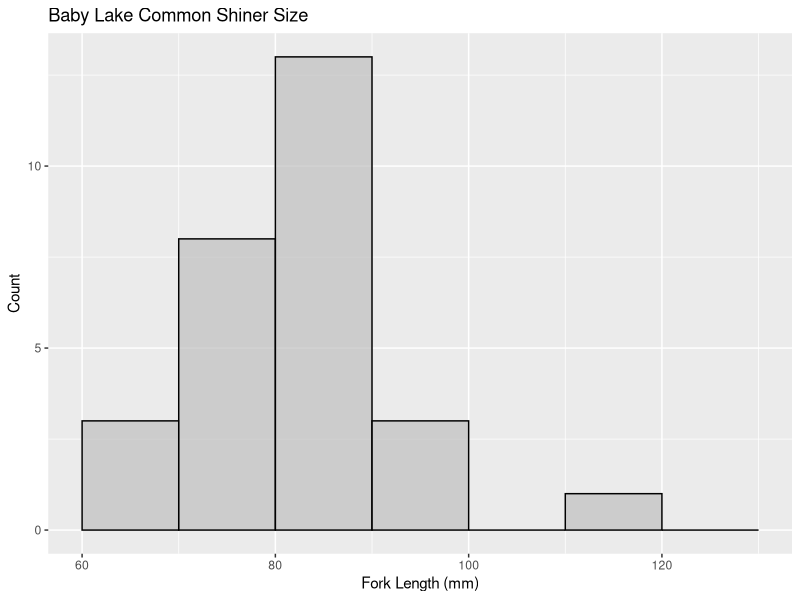
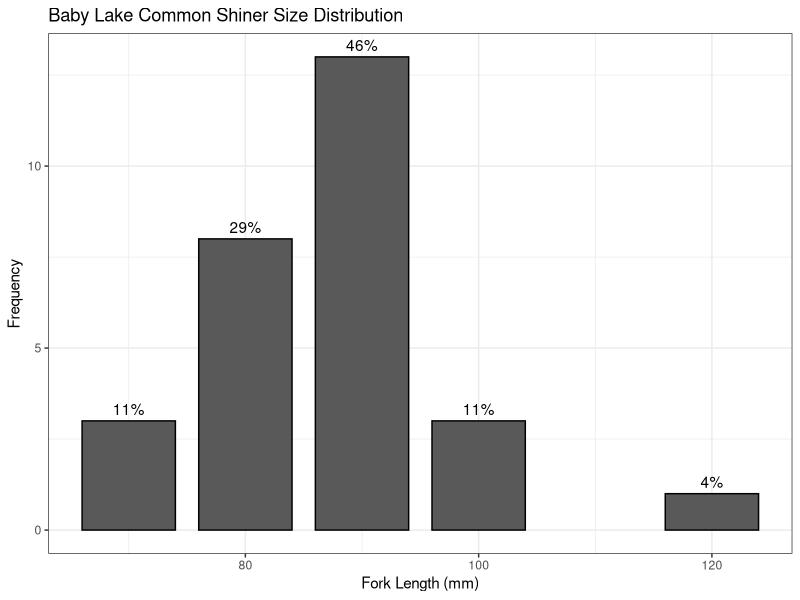
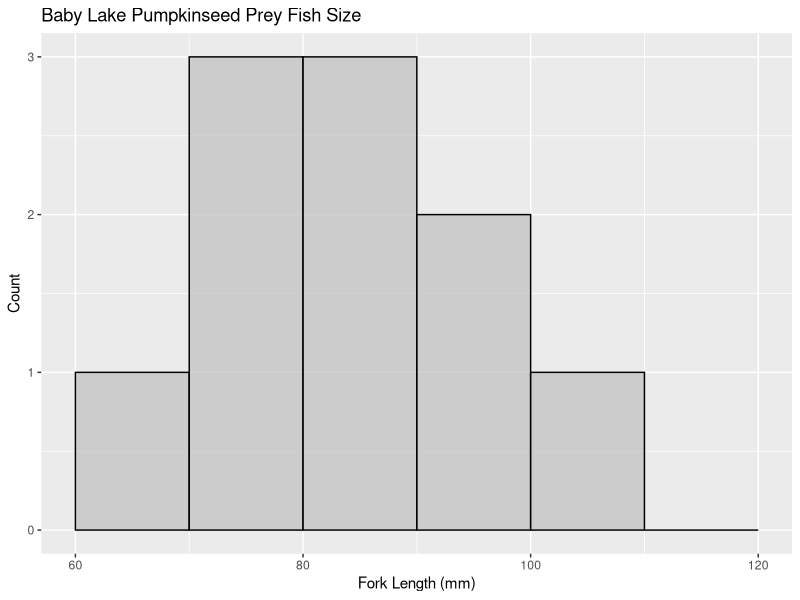
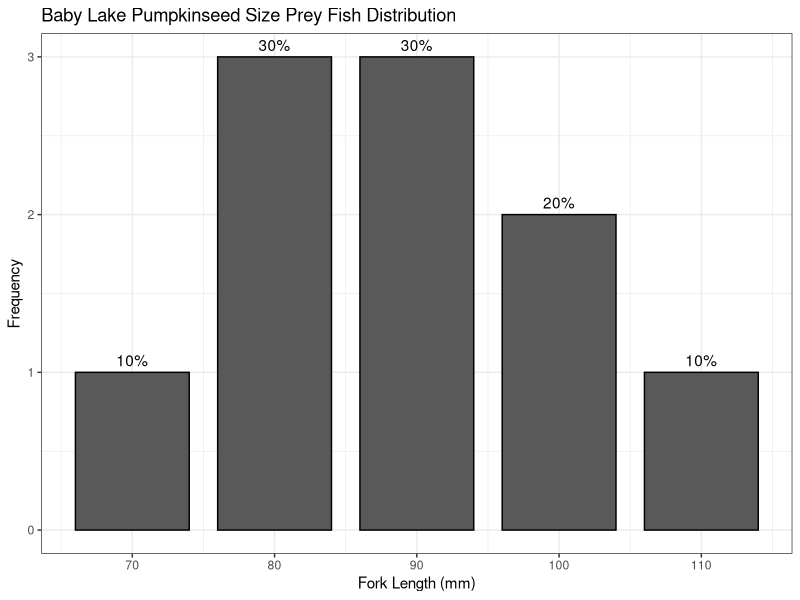
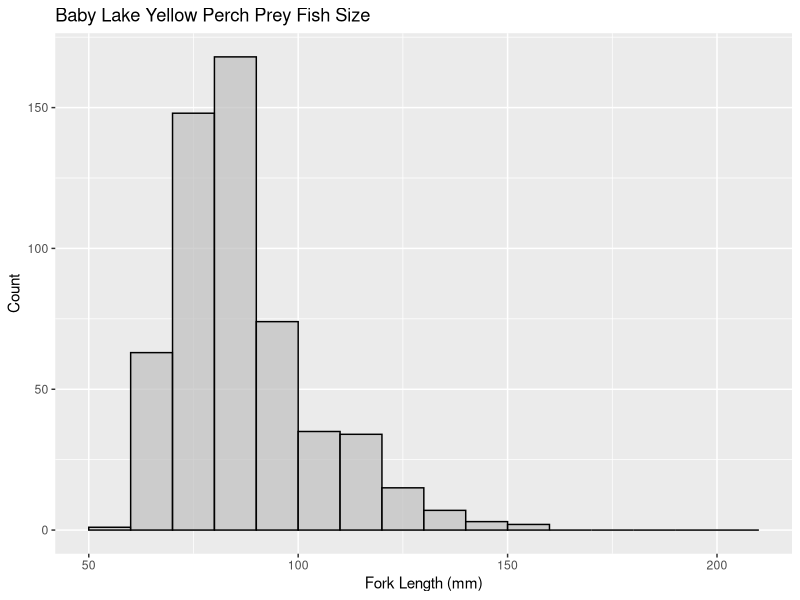
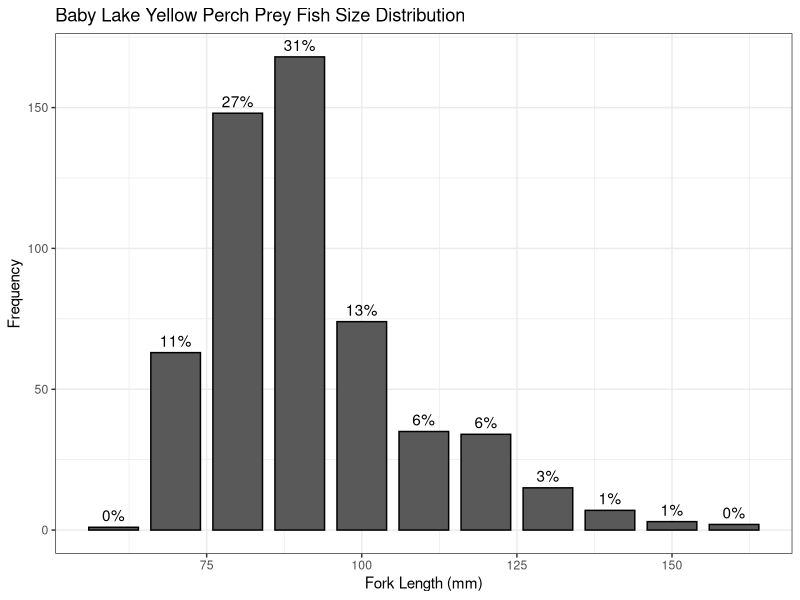
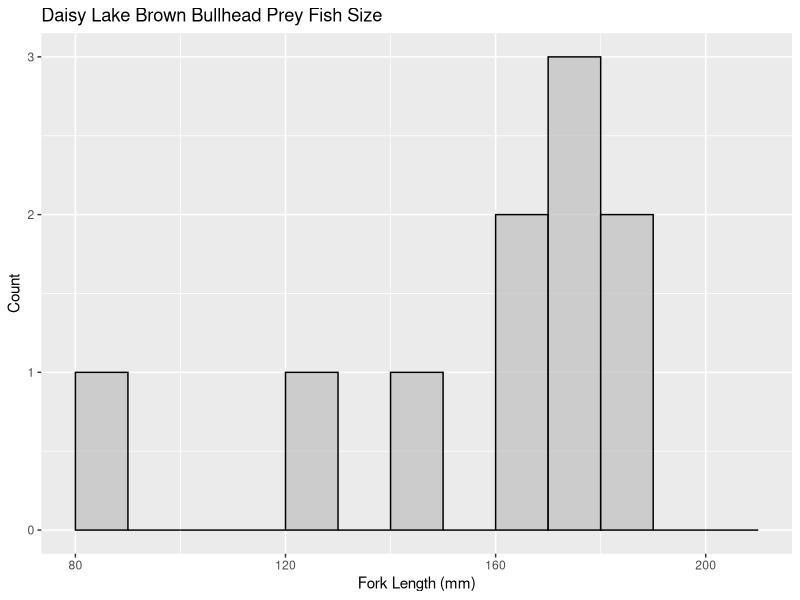
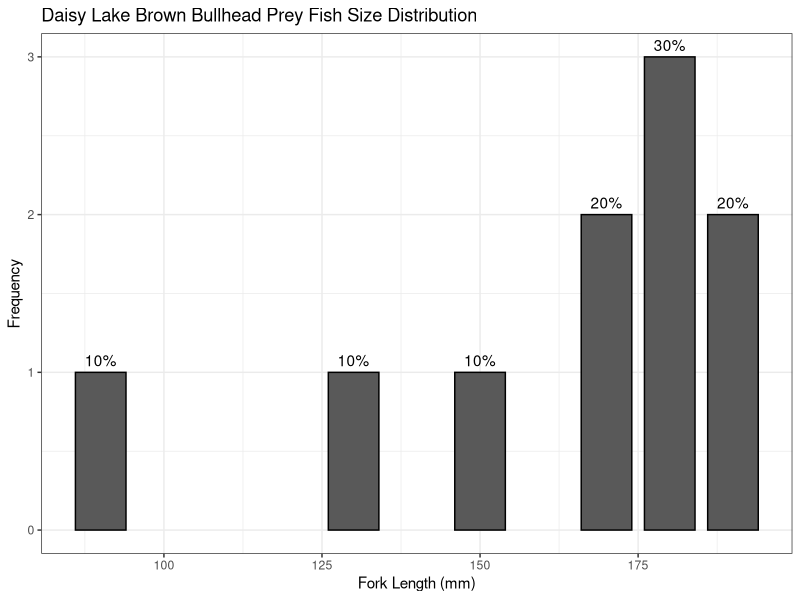

The R script that drew these images, in order:
## ---- chunk 1
knitr::opts_chunk$set(echo = TRUE)
## ---- chunk 2
library(tidyverse)
library(readr)

data <- read_csv("data/studylakes_catchdata.csv")
data <- data[c(-20,-21,-22)]

## ---- chunk 3

preyfish <- subset(data, data$FLEN<200)

## ---- chunk 4

babyprey <- subset(preyfish, preyfish$FK_Survey_ID == "11")

##Subset by species w/ more than 10 samples - aka where we have to select on the gradient
#Common Shiner
baby_comshin <- subset(babyprey, babyprey$`Species code` == "198")
baby_comshin_freq<- plyr::count(baby_comshin, "FLEN")
# Counts the number of observations according to FLEN
baby_comshin_freq$freqlbls <- as.character(baby_comshin_freq$freq)
# Calculating percent in each size class
baby_comshin_freq$pct <- round(baby_comshin_freq$freq/sum(baby_comshin_freq$freq)*100)
baby_comshin_freq$pctlbls <- as.character(baby_comshin_freq$pct)
# Adding % to the labels
baby_comshin_freq$pctlbls <- paste(baby_comshin_freq$pctlbls,"%",sep="")

#Pumpkinseed
baby_pseed <- subset(babyprey, babyprey$`Species code` == "313")
baby_pseed_freq<- plyr::count(baby_pseed, "FLEN")
baby_pseed_freq$freqlbls <- as.character(baby_pseed_freq$freq)
baby_pseed_freq$pct <- round(baby_pseed_freq$freq/sum(baby_pseed_freq$freq)*100)
baby_pseed_freq$pctlbls <- as.character(baby_pseed_freq$pct)
baby_pseed_freq$pctlbls <- paste(baby_pseed_freq$pctlbls,"%",sep="")

#Yellow Perch
baby_perch <- subset(babyprey, babyprey$`Species code` == "331")
baby_perch_freq<- plyr::count(baby_perch, "FLEN")
baby_perch_freq$freqlbls <- as.character(baby_perch_freq$freq)
baby_perch_freq$pct <- round(baby_perch_freq$freq/sum(baby_perch_freq$freq)*100)
baby_perch_freq$pctlbls <- as.character(baby_perch_freq$pct)
baby_perch_freq$pctlbls <- paste(baby_perch_freq$pctlbls,"%",sep="")

## ---- chunk 5
##Size histogram
ggplot(data = baby_comshin, aes(FLEN)) + 
  geom_histogram(breaks=seq(60, 130, by = 10), 
                 col="black", 
                 fill="grey", 
                 alpha = .7) + 
  labs(title="Baby Lake Common Shiner Size", x="Fork Length (mm)", y="Count")

##Size histogram w/ percent labels
ggplot(data=baby_comshin_freq, aes(x=FLEN, y=freq))+
  geom_bar(stat="identity",width=8, colour = "black")+
  xlab("Fork Length (mm)")+
  ylab("Frequency")+
  ggtitle("Baby Lake Common Shiner Size Distribution")+
  scale_y_continuous()+
  scale_x_continuous()+
  geom_text(aes(label=pctlbls), vjust=-0.5)+
  theme_bw()

## ---- chunk 6
##Size histogram
ggplot(data = baby_pseed, aes(FLEN)) + 
  geom_histogram(breaks=seq(60, 120, by = 10), 
                 col="black", 
                 fill="grey", 
                 alpha = .7) + 
  labs(title="Baby Lake Pumpkinseed Prey Fish Size", x="Fork Length (mm)", y="Count")

##Size histogram w/ percent labels
ggplot(data=baby_pseed_freq, aes(x=FLEN, y=freq))+
  geom_bar(stat="identity",width=8, colour = "black")+
  xlab("Fork Length (mm)")+
  ylab("Frequency")+
  ggtitle("Baby Lake Pumpkinseed Size Prey Fish Distribution")+
  scale_y_continuous()+
  scale_x_continuous()+
  geom_text(aes(label=pctlbls), vjust=-0.5)+
  theme_bw()

## ---- chunk 7
##Size histogram
ggplot(data = baby_perch, aes(FLEN)) + 
  geom_histogram(breaks=seq(50, 210, by = 10), 
                 col="black", 
                 fill="grey", 
                 alpha = .7) + 
  labs(title="Baby Lake Yellow Perch Prey Fish Size", x="Fork Length (mm)", y="Count")

##Size histogram w/ percent labels
ggplot(data=baby_perch_freq, aes(x=FLEN, y=freq))+
  geom_bar(stat="identity",width=8, colour = "black")+
  xlab("Fork Length (mm)")+
  ylab("Frequency")+
  ggtitle("Baby Lake Yellow Perch Prey Fish Size Distribution")+
  scale_y_continuous()+
  scale_x_continuous()+
  geom_text(aes(label=pctlbls), vjust=-0.5)+
  theme_bw()

## ---- chunk 8

daisyprey <- subset(preyfish, preyfish$FK_Survey_ID == "14")

##Subset by species w/ more than 10 samples - aka where we have to select on the gradient
# Brown Bullhead
daisy_bbull <- subset(daisyprey, daisyprey$`Species code` == "233")
daisy_bbull_freq<- plyr::count(daisy_bbull, "FLEN")
daisy_bbull_freq$freqlbls <- as.character(daisy_bbull_freq$freq)
daisy_bbull_freq$pct <- round(daisy_bbull_freq$freq/sum(daisy_bbull_freq$freq)*100)
daisy_bbull_freq$pctlbls <- as.character(daisy_bbull_freq$pct)
daisy_bbull_freq$pctlbls <- paste(daisy_bbull_freq$pctlbls,"%",sep="")

# Smallmouth Bass
daisy_smb <- subset(daisyprey, daisyprey$`Species code` == "316")
daisy_smb_freq<- plyr::count(daisy_smb, "FLEN")
daisy_smb_freq$freqlbls <- as.character(daisy_smb_freq$freq)
daisy_smb_freq$pct <- round(daisy_smb_freq$freq/sum(daisy_smb_freq$freq)*100)
daisy_smb_freq$pctlbls <- as.character(daisy_smb_freq$pct)
daisy_smb_freq$pctlbls <- paste(daisy_smb_freq$pctlbls,"%",sep="")

# Yellow Perch
daisy_perch <- subset(daisyprey, daisyprey$`Species code` == "331")
daisy_perch_freq<- plyr::count(baby_perch, "FLEN")
daisy_perch_freq$freqlbls <- as.character(daisy_perch_freq$freq)
daisy_perch_freq$pct <- round(daisy_perch_freq$freq/sum(daisy_perch_freq$freq)*100)
daisy_perch_freq$pctlbls <- as.character(daisy_perch_freq$pct)
daisy_perch_freq$pctlbls <- paste(daisy_perch_freq$pctlbls,"%",sep="")

## ---- chunk 9
##Size histogram
ggplot(data = daisy_bbull, aes(FLEN)) + 
  geom_histogram(breaks=seq(80, 210, by = 10), 
                 col="black", 
                 fill="grey", 
                 alpha = .7) + 
  labs(title="Daisy Lake Brown Bullhead Prey Fish Size", x="Fork Length (mm)", y="Count")

##Size histogram w/ percent labels
ggplot(data=daisy_bbull_freq, aes(x=FLEN, y=freq))+
  geom_bar(stat="identity",width=8, colour = "black")+
  xlab("Fork Length (mm)")+
  ylab("Frequency")+
  ggtitle("Daisy Lake Brown Bullhead Prey Fish Size Distribution")+
  scale_y_continuous()+
  scale_x_continuous()+
  geom_text(aes(label=pctlbls), vjust=-0.5)+
  theme_bw()

## ---- chunk 10
##Size histogram
ggplot(data = daisy_smb, aes(FLEN)) + 
  geom_histogram(breaks=seq(100, 210, by = 10), 
                 col="black", 
                 fill="grey", 
                 alpha = .7) + 
  labs(title="Daisy Lake Smallmouth Bass Prey Fish Size", x="Fork Length (mm)", y="Count")

##Size histogram w/ percent labels
ggplot(data=daisy_smb_freq, aes(x=FLEN, y=freq))+
  geom_bar(stat="identity",width=8, colour = "black")+
  xlab("Fork Length (mm)")+
  ylab("Frequency")+
  ggtitle("Daisy Lake Smallmouth Bass Prey Fish Size Distribution")+
  scale_y_continuous()+
  scale_x_continuous()+
  geom_text(aes(label=pctlbls), vjust=-0.5)+
  theme_bw()

## ---- chunk 11
##Size histogram
ggplot(data = daisy_perch, aes(FLEN)) + 
  geom_histogram(breaks=seq(30, 180, by = 10), 
                 col="black", 
                 fill="grey", 
                 alpha = .7) + 
  labs(title="Daisy Lake Yellow Perch Prey Fish Size", x="Fork Length (mm)", y="Count")

##Size histogram w/ percent labels
ggplot(data=daisy_perch_freq, aes(x=FLEN, y=freq))+
  geom_bar(stat="identity",width=8, colour = "black")+
  xlab("Fork Length (mm)")+
  ylab("Frequency")+
  ggtitle("Daisy Lake Yellow Perch Prey Fish Size Distribution")+
  scale_y_continuous()+
  scale_x_continuous()+
  geom_text(aes(label=pctlbls), vjust=-0.5)+
  theme_bw()

